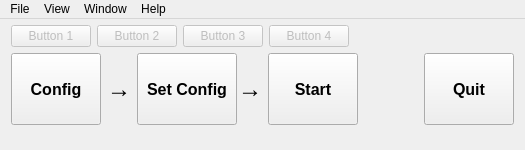
<?xml version="1.0" encoding="UTF-8"?>
<ui version="4.0">
 <class>MainWindow</class>
 <widget class="QWidget" name="MainWindow">
  <property name="geometry">
   <rect>
    <x>0</x>
    <y>0</y>
    <width>525</width>
    <height>150</height>
   </rect>
  </property>
  <property name="sizePolicy">
   <sizepolicy hsizetype="Ignored" vsizetype="Ignored">
    <horstretch>0</horstretch>
    <verstretch>0</verstretch>
   </sizepolicy>
  </property>
  <property name="minimumSize">
   <size>
    <width>525</width>
    <height>125</height>
   </size>
  </property>
  <property name="windowTitle">
   <string>BCI2000/Operator</string>
  </property>
  <property name="locale">
   <locale language="English" country="UnitedStates"/>
  </property>
  <layout class="QVBoxLayout" name="verticalLayout_2">
   <property name="leftMargin">
    <number>0</number>
   </property>
   <property name="topMargin">
    <number>0</number>
   </property>
   <property name="rightMargin">
    <number>0</number>
   </property>
   <property name="bottomMargin">
    <number>0</number>
   </property>
   <item>
    <widget class="QMenuBar" name="menuBar">
     <widget class="QMenu" name="menuFile">
      <property name="title">
       <string>File</string>
      </property>
      <addaction name="actionPreferences"/>
      <addaction name="actionQuit"/>
     </widget>
     <widget class="QMenu" name="menuView">
      <property name="title">
       <string>View</string>
      </property>
      <addaction name="actionConnection_Info"/>
      <addaction name="actionStates"/>
     </widget>
     <widget class="QMenu" name="menuWindow">
      <property name="title">
       <string>Window</string>
      </property>
      <addaction name="actionMain_Window"/>
      <addaction name="actionOperator_Log"/>
     </widget>
     <widget class="QMenu" name="menuHelp">
      <property name="title">
       <string>Help</string>
      </property>
      <addaction name="actionBCI2000_Help"/>
      <addaction name="actionAbout"/>
     </widget>
     <addaction name="menuFile"/>
     <addaction name="menuView"/>
     <addaction name="menuWindow"/>
     <addaction name="menuHelp"/>
    </widget>
   </item>
   <item>
    <layout class="QVBoxLayout" name="verticalLayout" stretch="0,1">
     <property name="spacing">
      <number>6</number>
     </property>
     <property name="leftMargin">
      <number>11</number>
     </property>
     <property name="rightMargin">
      <number>11</number>
     </property>
     <item>
      <layout class="QHBoxLayout" name="horizontalLayout">
       <property name="spacing">
        <number>6</number>
       </property>
       <property name="leftMargin">
        <number>0</number>
       </property>
       <property name="rightMargin">
        <number>6</number>
       </property>
       <item>
        <widget class="QPushButton" name="pushButton_Btn1">
         <property name="enabled">
          <bool>false</bool>
         </property>
         <property name="text">
          <string>Button 1</string>
         </property>
        </widget>
       </item>
       <item>
        <widget class="QPushButton" name="pushButton_Btn2">
         <property name="enabled">
          <bool>false</bool>
         </property>
         <property name="text">
          <string>Button 2</string>
         </property>
        </widget>
       </item>
       <item>
        <widget class="QPushButton" name="pushButton_Btn3">
         <property name="enabled">
          <bool>false</bool>
         </property>
         <property name="text">
          <string>Button 3</string>
         </property>
        </widget>
       </item>
       <item>
        <widget class="QPushButton" name="pushButton_Btn4">
         <property name="enabled">
          <bool>false</bool>
         </property>
         <property name="text">
          <string>Button 4</string>
         </property>
        </widget>
       </item>
       <item>
        <spacer name="horizontalSpacer">
         <property name="orientation">
          <enum>Qt::Orientation::Horizontal</enum>
         </property>
         <property name="sizeHint" stdset="0">
          <size>
           <width>40</width>
           <height>20</height>
          </size>
         </property>
        </spacer>
       </item>
      </layout>
     </item>
     <item>
      <layout class="QHBoxLayout" name="horizontalLayout_2">
       <item>
        <widget class="QPushButton" name="pushButton_Config">
         <property name="sizePolicy">
          <sizepolicy hsizetype="MinimumExpanding" vsizetype="Expanding">
           <horstretch>0</horstretch>
           <verstretch>0</verstretch>
          </sizepolicy>
         </property>
         <property name="minimumSize">
          <size>
           <width>90</width>
           <height>35</height>
          </size>
         </property>
         <property name="font">
          <font>
           <pointsize>12</pointsize>
           <bold>true</bold>
          </font>
         </property>
         <property name="text">
          <string>Config</string>
         </property>
         <property name="default">
          <bool>false</bool>
         </property>
        </widget>
       </item>
       <item>
        <widget class="QLabel" name="arrow_1">
         <property name="sizePolicy">
          <sizepolicy hsizetype="Minimum" vsizetype="Minimum">
           <horstretch>0</horstretch>
           <verstretch>0</verstretch>
          </sizepolicy>
         </property>
         <property name="font">
          <font>
           <pointsize>12</pointsize>
          </font>
         </property>
         <property name="text">
          <string>&lt;h2&gt;&amp;rarr;&lt;/h2&gt;</string>
         </property>
        </widget>
       </item>
       <item>
        <widget class="QPushButton" name="pushButton_SetConfig">
         <property name="sizePolicy">
          <sizepolicy hsizetype="MinimumExpanding" vsizetype="Expanding">
           <horstretch>0</horstretch>
           <verstretch>0</verstretch>
          </sizepolicy>
         </property>
         <property name="minimumSize">
          <size>
           <width>100</width>
           <height>35</height>
          </size>
         </property>
         <property name="font">
          <font>
           <pointsize>12</pointsize>
           <bold>true</bold>
          </font>
         </property>
         <property name="text">
          <string>Set Config</string>
         </property>
        </widget>
       </item>
       <item>
        <widget class="QLabel" name="arrow_2">
         <property name="sizePolicy">
          <sizepolicy hsizetype="Minimum" vsizetype="Minimum">
           <horstretch>0</horstretch>
           <verstretch>0</verstretch>
          </sizepolicy>
         </property>
         <property name="font">
          <font>
           <pointsize>12</pointsize>
          </font>
         </property>
         <property name="text">
          <string>&lt;h2&gt;&amp;rarr;&lt;/h2&gt;</string>
         </property>
        </widget>
       </item>
       <item>
        <widget class="QPushButton" name="pushButton_RunSystem">
         <property name="sizePolicy">
          <sizepolicy hsizetype="MinimumExpanding" vsizetype="Expanding">
           <horstretch>0</horstretch>
           <verstretch>0</verstretch>
          </sizepolicy>
         </property>
         <property name="minimumSize">
          <size>
           <width>90</width>
           <height>35</height>
          </size>
         </property>
         <property name="font">
          <font>
           <pointsize>12</pointsize>
           <bold>true</bold>
          </font>
         </property>
         <property name="text">
          <string>   Start   </string>
         </property>
        </widget>
       </item>
       <item>
        <spacer name="horizontalSpacer_2">
         <property name="orientation">
          <enum>Qt::Orientation::Horizontal</enum>
         </property>
         <property name="sizeType">
          <enum>QSizePolicy::Policy::MinimumExpanding</enum>
         </property>
         <property name="sizeHint" stdset="0">
          <size>
           <width>60</width>
           <height>20</height>
          </size>
         </property>
        </spacer>
       </item>
       <item>
        <widget class="QPushButton" name="pushButton_Quit">
         <property name="sizePolicy">
          <sizepolicy hsizetype="MinimumExpanding" vsizetype="Expanding">
           <horstretch>0</horstretch>
           <verstretch>0</verstretch>
          </sizepolicy>
         </property>
         <property name="minimumSize">
          <size>
           <width>90</width>
           <height>35</height>
          </size>
         </property>
         <property name="font">
          <font>
           <pointsize>12</pointsize>
           <bold>true</bold>
          </font>
         </property>
         <property name="text">
          <string>Quit</string>
         </property>
        </widget>
       </item>
      </layout>
     </item>
    </layout>
   </item>
   <item>
    <widget class="QStatusBar" name="statusBar">
     <property name="sizeGripEnabled">
      <bool>false</bool>
     </property>
    </widget>
   </item>
  </layout>
  <action name="actionPreferences">
   <property name="text">
    <string>Preferences...</string>
   </property>
  </action>
  <action name="actionQuit">
   <property name="text">
    <string>Quit</string>
   </property>
   <property name="shortcut">
    <string>Ctrl+Q</string>
   </property>
  </action>
  <action name="actionStates">
   <property name="text">
    <string>States and Events...</string>
   </property>
  </action>
  <action name="actionOperator_Log">
   <property name="checkable">
    <bool>true</bool>
   </property>
   <property name="text">
    <string>BCI2000 Log</string>
   </property>
   <property name="shortcut">
    <string>Ctrl+L</string>
   </property>
  </action>
  <action name="actionConnection_Info">
   <property name="checkable">
    <bool>true</bool>
   </property>
   <property name="text">
    <string>Connection Info</string>
   </property>
  </action>
  <action name="actionBCI2000_Help">
   <property name="text">
    <string>BCI2000 Help</string>
   </property>
  </action>
  <action name="actionAbout">
   <property name="text">
    <string>About ...</string>
   </property>
  </action>
  <action name="actionMain_Window">
   <property name="text">
    <string>Main Window</string>
   </property>
  </action>
 </widget>
 <layoutdefault spacing="6" margin="11"/>
 <resources/>
 <connections/>
</ui>
